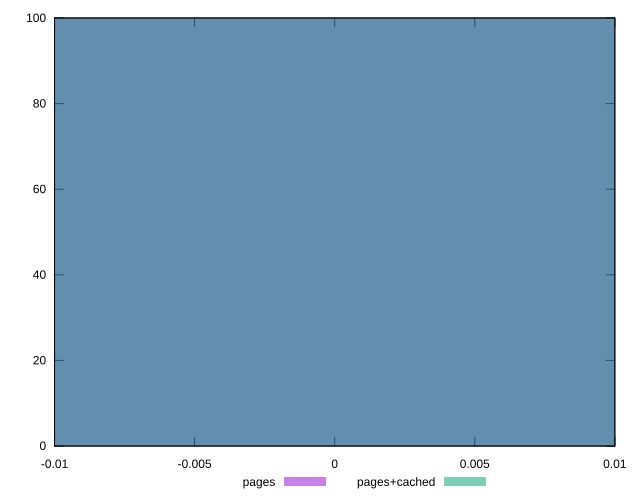

This figure's gnuplot source:
reset

$pages <<EOF
0 100
EOF

$pagesCached <<EOF
0 100
EOF

set key outside below
set boxwidth 0.1
set xrange [-0.01:0.01]
set yrange [0:100]
set trange [0:100]
set style fill transparent solid 0.5 noborder
set terminal svg size 640, 500 enhanced background rgb 'white'
set output "report_00008_2021-01-22T20:58:29.167/efficient-animated-content/comparison/histogram/1_vs_2.svg"

plot $pages title "pages" with boxes, \
     $pagesCached title "pages+cached" with boxes

reset
